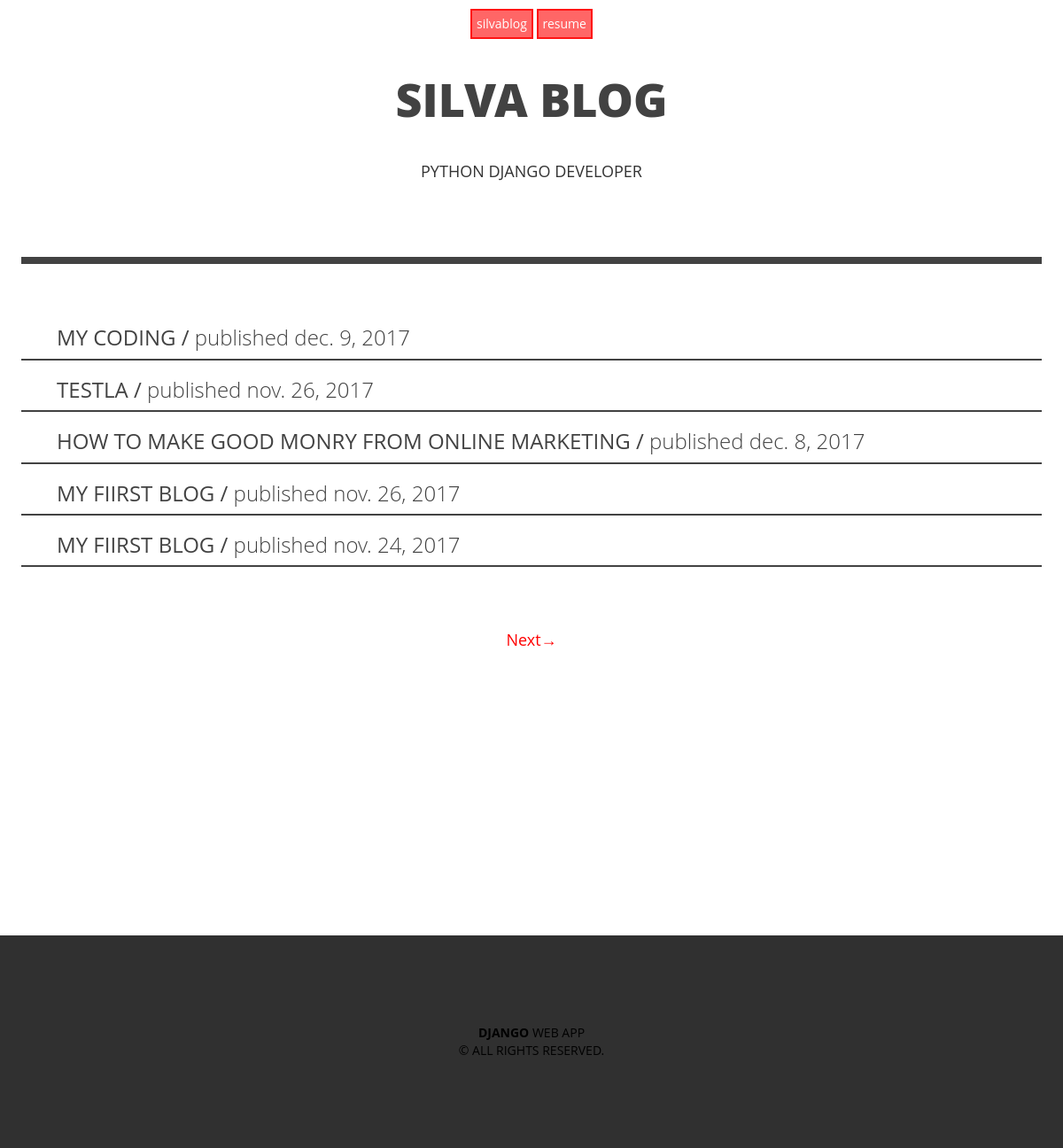
/post/list (signed in), run on the app's committed database.
### post/models.py (models this page shows, shortened)
class Post(models.Model):
    STATUS_CHOICE = (
       ('draft', 'Draft'),
       ('published', 'Published')
    )
    title    = models.CharField(max_length=50)
    slug     = models.SlugField(max_length=250 , unique_for_date='publish')
    author   = models.ForeignKey(User, related_name='blog_post')
    image = models.ImageField(upload_to=upload_location,
                                null=True,
                                blank=True,
                                height_field = 'height_field',
                                width_field = 'width_field',
                                )
    height_field = models.IntegerField(default=0)
    width_field = models.IntegerField(default=0)
    image_info = models.CharField(max_length=30, default='image info', null=True, blank=True)
    content  = models.TextField()
    publish  = models.DateTimeField(default=timezone.now)
    created  = models.DateTimeField(auto_now=True)
    updated  = models.DateTimeField(auto_now_add=True)
    status   = models.CharField(max_length=10, choices=STATUS_CHOICE, default='draft')
    objects = models.Manager()
    tags = TaggableManager()
    publishs = PostManager()
    class Meta:
        ordering = ('-publish',)
    def get_absolute_url(self):
        return reverse('post:post_detail', args=[self.publish.year,
                                 self.publish.month,
                                 self.publish.day,
                                 self.slug])

### post/views.py (the view)
class PostList(ListView):
    model = Post
    paginate_by = 5
    context_object_name = 'posts'
    def get_queryset(self):
        post_list = Post.publishs.all()
        if self.request.user.is_superuser or self.request.user.is_staff:
            post_list = Post.objects.all()
        return post_list
    template_name = 'post/list.html'

### post/models.py (called while the page is built)
    def get_queryset(self):
        pubquery = super(PostManager, self).get_queryset()
        query = pubquery.filter(status='published')
        return query

### post/templates/post/list.html (shortened to what this page needs)
{% extends 'post/base.html' %}
{% block content %}
<header class="head " >
		<p style="font-weight: 900; font-size: 52px; margin: 0.6em 0;color: #424242; display: block; ">SILVA BLOG</p>
		<P style="text-transform: uppercase; font-size: 18px; margin: 0.6em 0;">python django developer</P>
		</header>
<div class="head" style="border-top: solid #424242 8px; text-align: left; margin: 84px 24px 0px; mar
">
	<div style="padding-top: 50px">
	{% for post in posts %}
	<div style=" border-bottom: solid #424242 2px; 	font-family: "Open Sans", arial, sans-serif;" class="post-list" >
	    <ul style="list-style: none">
		        <li>
		        	<h3>
		        	<a href="{{ post.get_absolute_url }}">{{ post.title}} /
		        		<span style="text-transform: lowercase; font-weight: 100">Published {{ post.created|date}}
		        		</span>
		        	</a>
		       </h3>
		        </li>
		    </ul>
		</div>
		{% endfor %}
		</div>
	</div>
<div style="margin-top: 50px; margin-bottom: 300px;" class="paginator head">
{% include "post/pagination.html" %}
</div>
{% endblock %}

### static/css/base.css (style rules this page uses)
.head { font-family: "Open Sans", arial, sans-serif; text-align: center; }
.post-list a { color: #424242; text-decoration: none; text-transform: uppercase; }
html body { height: 100% }
body { margin: 0; }
* { box-sizing: border-box; -webkit-box-sizing: border-box; -moz-box-sizing: border-box; }

### data on the page
Post: title "MY CODING", created "dec. 9, 2017"
Post: title "TESTLA", created "nov. 26, 2017"
Post: title "HOW TO MAKE GOOD MONRY FROM ONLINE MARKETING", created "dec. 8, 2017"
Post: title "MY FIIRST BLOG", created "nov. 26, 2017"
Post: title "MY FIIRST BLOG", created "nov. 24, 2017"
